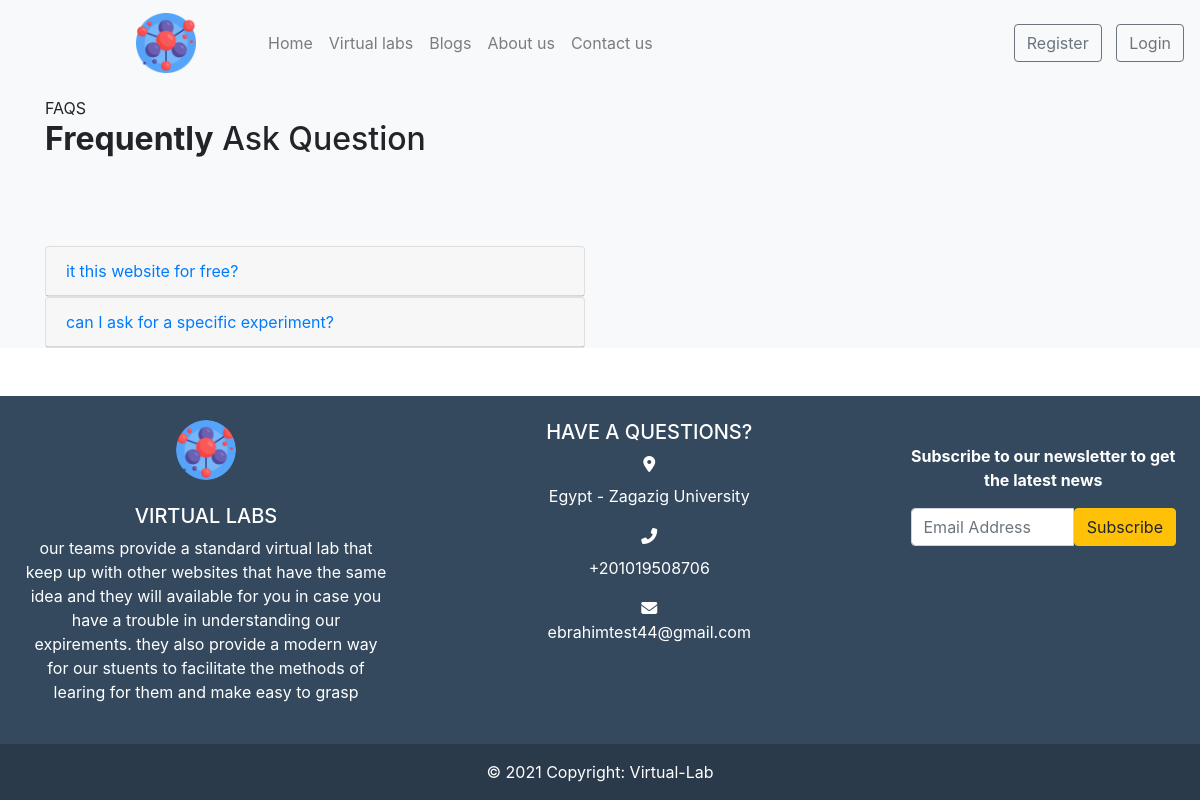
/about/FAQ/, run on an earlier commit of the app's database.
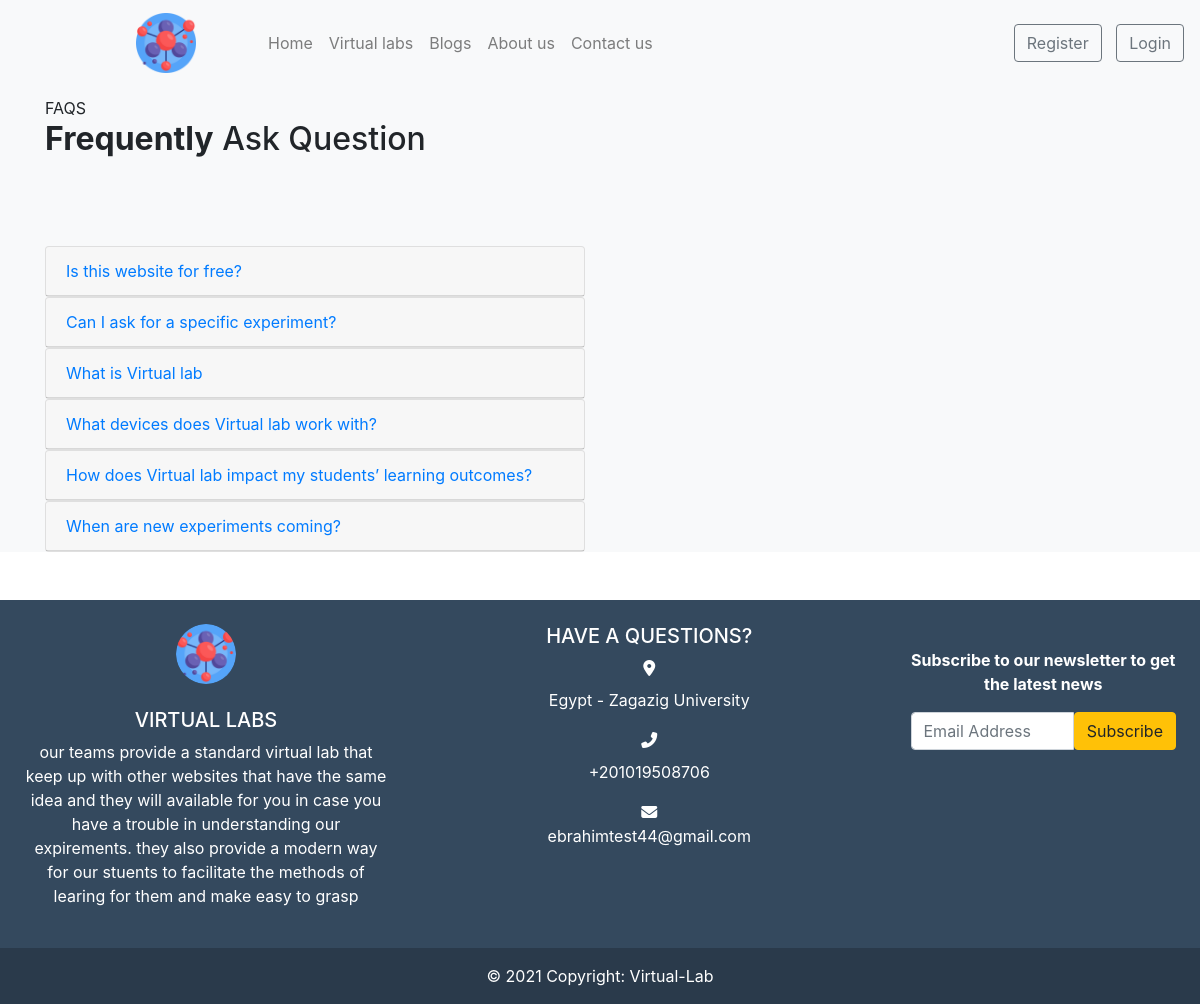
And on a later commit of the database.
### settings/models.py (models this page shows, shortened)
class Website(models.Model):
   name = models.CharField(max_length=100)
   description = models.TextField(max_length=1000)
   phone = models.CharField(max_length=20)
   Address = models.CharField(max_length=100)
   email = models.EmailField(max_length=254)
   logo = models.ImageField(upload_to='images/')
   fb_link = models.URLField(max_length=200)
   twitter_link = models.URLField(max_length=200)
   instagram_link = models.URLField(max_length=200)

### about/models.py (models this page shows, shortened)
class FAQ(models.Model):
    title = models.CharField(max_length=200)
    content = models.TextField(max_length=1000)

### about/views.py (the view)
# urls.py: path('FAQ/', FAQ.as_view(), name='FAQ'),
class FAQ(ListView):
    model = FAQ
    def get_context_data(self, **kwargs):
        context = super().get_context_data(**kwargs)
        context["subscriber_form"] = SubscriberForm()
        return context

### settings/forms.py
class SubscriberForm(forms.Form):
    email = forms.EmailField(label='',
                             max_length=100,
                             widget=forms.EmailInput(attrs={'class': 'form-control','placeholder': 'Email Address'}))

### about/templates/about/faq_list.html (shortened to what this page needs)
{% extends "base.html" %}
{% load static %}
{% block body %}
<head>
    <link rel="stylesheet" href="https://cdn.jsdelivr.net/npm/bootstrap@4.6.0/dist/css/bootstrap.min.css"
>
    <link rel="stylesheet" href='{% static "css/style.css" %}'>
</head>
<section class="ftco-section bg-light mt-5">
    <div class="container ">
        <div class="row justify-content-start mb-5 pb-3">
            <div class="col-md-7 heading-section ftco-animate mt-5">
                <span class="subheading">FAQS</span>
                <h2 class="mb-4"><strong>Frequently</strong> Ask Question</h2>
            </div>
        </div>
        <div class="row mb-5">
            <div class="col-md-12 ftco-animate">
                <div id="accordion">
                    <div class="row">
                        <div class="col-md-6">
                            {% for faq in object_list %}
                            <div class="card">
                                <div class="card-header">
                                    <a class="card-link" data-toggle="collapse" href="#menu{{faq.id}}"
                                        aria-expanded="true" aria-controls="menuone">{{faq.title}} </a>
                                </div>
                            </div>
                            {% endfor %}
                        </div>
                    </div>
                </div>
            </div>
        </div>
    </div>
</section>
{% endblock body %}

### templates/base.html (shortened to what this page needs)
{% load static %}
{% url 'contact:contact' as contact %}
{% url 'accounts:profile' as profile %}
<!doctype html>
<html lang="en">
<head>
    <link rel="stylesheet" href="https://cdn.jsdelivr.net/npm/bootstrap@4.6.0/dist/css/bootstrap.min.css"
>
    <link rel="stylesheet" href="{% static 'wowJs/css/libs/animate.css' %}" />
    <link rel="stylesheet" href="https://cdnjs.cloudflare.com/ajax/libs/animate.css/4.1.1/animate.min.css" />
    <link rel="stylesheet" href="{% static 'css/style.css' %}">
</head>
<body>
    <nav class="navbar navbar-expand-lg navbar-light bg-light fixed-top ">
        <a class="navbar-brand margin-left Left" href="#"><img src="{{myfooter.logo.url}}"
                style="width: 60px; height:60px" alt="Taleen"></a>
        <div class="collapse navbar-collapse " id="navbarSupportedContent">
            <ul class="navbar-nav mr-auto ml-5 underline Left control flex-md-shrink-0 " style="margin-trim: 0;">
                <li class="nav-item ">
                    <a class="nav-link " href="/">Home <span class="sr-only">(current)</span></a>
                </li>
                <li class="nav-item ">
                    <a class="nav-link" href="{% url 'labs:lab_list' %}">Virtual labs</a>
                </li>
                <li class="nav-item ">
                    <a class="nav-link " href="{% url 'blog:post_list' %}">Blogs</a>
                </li>
                <li class="nav-item ">
                    <a class="nav-link" href="{% url 'about:about' %}">About us</a>
                </li>
                <li class="nav-item ">
                    <a class="nav-link" href="{% url 'contact:contact' %}">Contact us</a>
                </li>
            </ul>
            {% if request.user.is_authenticated %}
            <li class="nav-item dropdown adjusting dropdown-menu-right dropdown-menu-lg-left"
                style="list-style-type: none; padding-right: 80px;">
                <a class="nav-link dropdown-toggle" style="color: #8da3a5;" href="#" id="navbarDropdown" role="button"
                    data-toggle="dropdown" aria-haspopup="true" aria-expanded="false">
                    <i class="fas fa-user-circle "></i>
                </a>
                <div class="dropdown-menu" style="background-color: #ecf0f1;" aria-labelledby="navbarDropdown">
                    <a class="dropdown-item" href="{% url 'accounts:profile' %}">profile</a>
                    <a class="dropdown-item" href="{% url 'about:FAQ' %}">FAQ</a>
                    <div class="dropdown-divider"></div>
                    <a class="dropdown-item" href="{% url 'logout' %}">log out</a>
                </div>
            </li>
            {% else %}
            <div class="my-2 my-lg-0 ">
                <a href="{% url 'accounts:signup' %}" class="btn btn-outline-secondary my-2 my-sm-0" role="button"
                    aria-pressed="true" target="_blank">Register</a>
                <a href="{% url 'login' %}" class="btn btn-outline-secondary myMoving" role="button" aria-pressed="true"
                    target="_blank">Login</a>
            </div>
            {% endif %}
        </div>
    </nav>
    {% block body %}{% endblock body %}
    <footer class="bg-footer text-white text-center text-lg-start ">
        <div class=" p-4">
            <div class="row">
                <div class="col-lg-4 col-md-12 mb-4 mb-md-0">
                    <img src="{% static 'images/molecule.png' %}" class="rounded-circle" alt="logo"
                        style="width: 60px; height:60px">
                    <br /> <br />
                    <h5 class="text-uppercase text-white">{{myfooter.name}}</h5>
                    <p>
                        {{myfooter.description}}
                    </p>
                </div>
                <div class="col-lg-5 col-md-6 mb-4 mb-md-0">
                    <h5 class="text-white">HAVE A QUESTIONS?</h5>
                    <div class="">
                        <i class="fas fa-map-marker-alt "></i>
                        <div class="media-body">
                            <p>{{myfooter.Address}}</p>
                        </div>
                    </div>
                    <div class="">
                        <i class="fas fa-phone-alt"></i>
                        <div class="media-body">
                            <p>{{myfooter.phone}}</p>
                        </div>
                    </div>
                    <div class="">
                        <i class="fas fa-envelope"></i>
                        <div class="media-body">
                            <p>{{myfooter.email}}</p>
                        </div>
                    </div>
                </div>
                <div class="col-lg-3 col-md-6 mb-4 mb-md-0 mt-0">
                    <br />
                    <p class=""><strong>Subscribe to our newsletter to get the latest news</strong></p>
                    <form id="subscribe_form_id" method="POST" action="{% url 'home:subscribe' %}" novalidate>
                        <div class="input-group ">
                            {{ subscriber_form }}
                            <button class="btn btn-warning" type="submit">Subscribe</button>
                        </div>
                    </form>
                </div>
            </div>
        </div>
        <div class="text-center p-3" style="background-color: rgba(0, 0, 0, 0.2)">
            © 2021 Copyright:
            <a class="text-white" href="/">Virtual-Lab</a>
        </div>
    </footer>
</body>
</html>

### static/css/style.css (style rules this page uses)
img { vertical-align: middle; border: 0px }
.myMoving { margin-left: 10px; }
.margin-left { margin-left: 120px; }
.bg-footer { background-color: #34495e; }
html { scroll-behavior: smooth; }
html, body { overflow-x: hidden; }
body { position: relative; }

What changed in the data, as far as the page shows it:
changed FAQ: title "it this website for free?" → "Is this website for free?"
changed FAQ: title "can I ask for a specific experiment?" → "Can I ask for a specific experiment?"
added FAQ: title "What is Virtual lab"
added FAQ: title "What devices does Virtual lab work with?"
added FAQ: title "How does Virtual lab impact my students’ learning outcomes?"
added FAQ: title "When are new experiments coming?"
